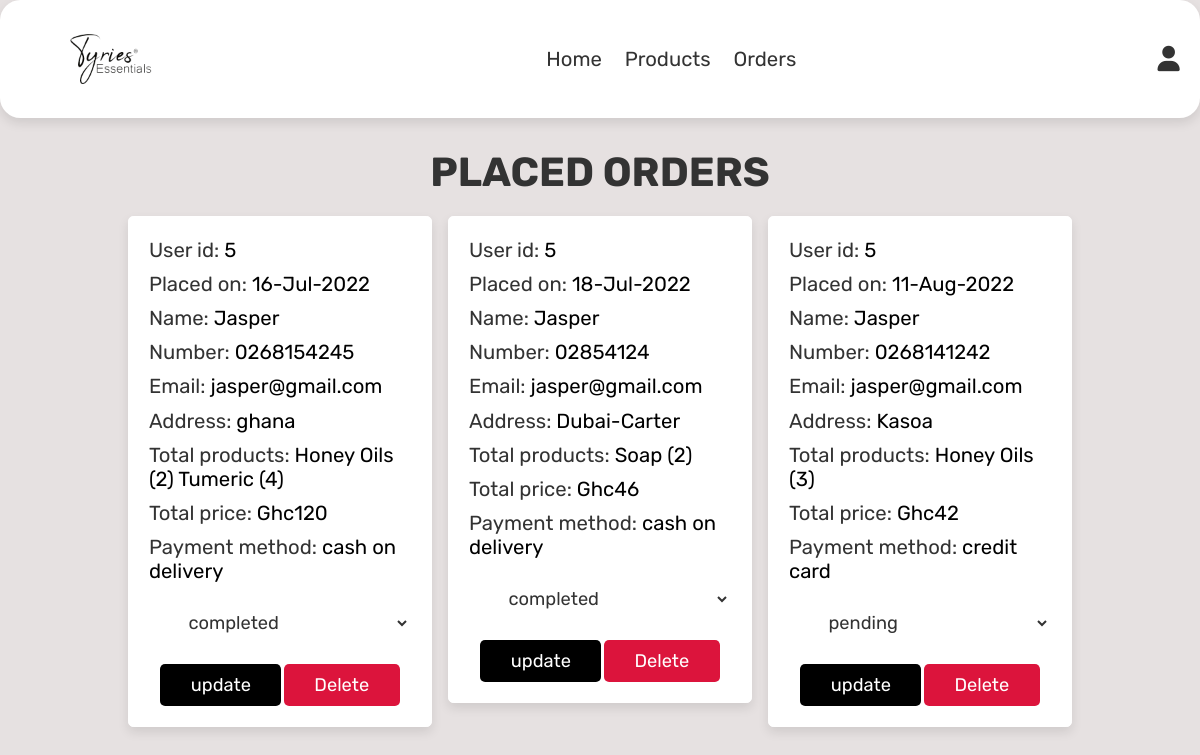
/admin_orders.php (signed in), run on the app's committed database.
### tables this page shows
CREATE TABLE IF NOT EXISTS `ty_orders` (
  `id` int(100) NOT NULL AUTO_INCREMENT,
  `user_id` int(100) NOT NULL,
  `name` varchar(120) NOT NULL,
  `number` varchar(100) NOT NULL,
  `email` varchar(100) NOT NULL,
  `method` varchar(100) NOT NULL,
  `address` varchar(100) NOT NULL,
  `total_products` varchar(100) NOT NULL,
  `total_price` int(11) NOT NULL,
  `placed_on` varchar(100) NOT NULL,
  `payment_status` varchar(100) NOT NULL DEFAULT 'pending',
  PRIMARY KEY (`id`)
);

### admin_orders.php (the view, shortened to what this page needs)
<?php
include 'configure.php';
?>
<!DOCTYPE html>
<html lang="en">
<head>
    <link rel="stylesheet" href="https:///cdnjs.cloudflare.com/ajax/libs/font-awesome/6.0.0/css/all.min.css">
    <link rel="stylesheet" href="admin_style.css">
</head>
<body>
<?php include 'admin_header.php';
?>
<section class="orders">
    <h1 class="title">Placed Orders</h1>
    <div class="box-container">
        <?php
            $select_orders = mysqli_query($conn, "SELECT * FROM `ty_orders`")
            or die("query failed");
            if(mysqli_num_rows($select_orders) > 0) {
                while($fetch_orders = mysqli_fetch_assoc($select_orders)){
        ?>
        <div class="box">
            <p>User id: <span><?php echo $fetch_orders['user_id']; ?></span></p>
            <p>Placed on: <span><?php echo $fetch_orders['placed_on']; ?></span></p>
            <p>Name: <span><?php echo $fetch_orders['name']; ?></span></p>
            <p>Number: <span><?php echo $fetch_orders['number']; ?></span></p>
            <p>Email: <span><?php echo $fetch_orders['email']; ?></span></p>
            <p>Address: <span><?php echo $fetch_orders['address']; ?></span></p>
            <p>Total products: <span><?php echo $fetch_orders['total_products']; ?></span></p>
            <p>Total price: <span>Ghc<?php echo $fetch_orders['total_price']; ?></span></p>
            <p>Payment method: <span><?php echo $fetch_orders['method']; ?></span></p>
            <form action="" method="post">
                <select name="update_payment">
                    <option value="" selected disabled><?php echo $fetch_orders['payment_status'];?></option>
                </select>
                <input type="submit" value="update" name="update_order" class="btns">
                <a href="admin_orders.php?delete=<?php echo $fetch_orders['id'];?>"
                onclick="return confirm('delete this order?')";
                class="delete-btn"> Delete
               </a>
            </form>
        </div>
        <?php
            }
            }else{
                echo '<p class="empty">no orders placed yet!</p>';
            }
    ?>
    </div>
</section>
</body>
</html>

### admin_style.css (style rules this page uses)
:root { --purple: #8e44ad; --red: #c0392b; --orange: #f39c12; --black: #333; --white: #fff; --light-color: #ccc; --light-white: #ccc; --light-bg: #fff; --border: 1px solid var(--light-bg); --box-shadow: 0 .5rem 1rem rgba(0, 0, 0, .1); }
* { font-family: 'Rubik', sans-serif; margin: 0; padding: 0; box-sizing: border-box; outline: none; border: none; text-decoration: none; transition: all .2s linear; }
html { font-size: 63.5%; overflow-x: hidden; }
section { padding: 3rem 2rem; }
body { background-color: rgb(230, 225, 225); }
.title { text-align: center; margin-bottom: 2rem; text-transform: uppercase; color: var(--black); font-size: 4rem; }
.btns { display: inline-block; margin-top: 1rem; padding: 1rem 3rem; cursor: pointer; background-color: #000; color: #fff; font-size: 1.8rem; border-radius: .5rem; transition: .5s; }
.update-btn, .delete-btn { display: inline-block; margin-top: 1rem; padding: 1rem 3rem; cursor: pointer; font-size: 1.8rem; border-radius: .5rem; transition: .5s; }
.delete-btn { background-color: crimson; color: #fff; }
.orders .box-container { display: grid; grid-template-columns: repeat(auto-fit, 30rem); justify-content: center; gap: 1.5rem; max-width: 1200px; margin: 0 auto; align-items: flex-start; }
.orders .box-container .box { background-color: var(--white); padding: 2rem; border: var(--border); box-shadow: var(--box-shadow); border-radius: .5rem; }
.orders .box-container .box p { padding-bottom: 1rem; font-size: 2rem; color: var(--black); }
.orders .box-container .box p span { color: #000; }
.orders .box-container .box form { text-align: center; }
.orders .box-container .box form select { border-radius: .5rem; margin: .5rem 0; width: 100%; background-color: var(--light-bg); border: var(--border); padding: 1.2rem 3.4rem; font-size: 1.8rem; color: var(--black); }

### data on the page
ty_orders: user "5", placed_on "16-Jul-2022", name "Jasper", number "0268154245", email "jasper@gmail.com", address "ghana", total_products "Honey Oils (2) Tumeric (4)", total_price "120", method "cash on delivery", update_payment "completed"
ty_orders: user "5", placed_on "18-Jul-2022", name "Jasper", number "02854124", email "jasper@gmail.com", address "Dubai-Carter", total_products "Soap (2)", total_price "46", method "cash on delivery", update_payment "completed"
ty_orders: user "5", placed_on "11-Aug-2022", name "Jasper", number "0268141242", email "jasper@gmail.com", address "Kasoa", total_products "Honey Oils (3)", total_price "42", method "credit card", update_payment "pending"
